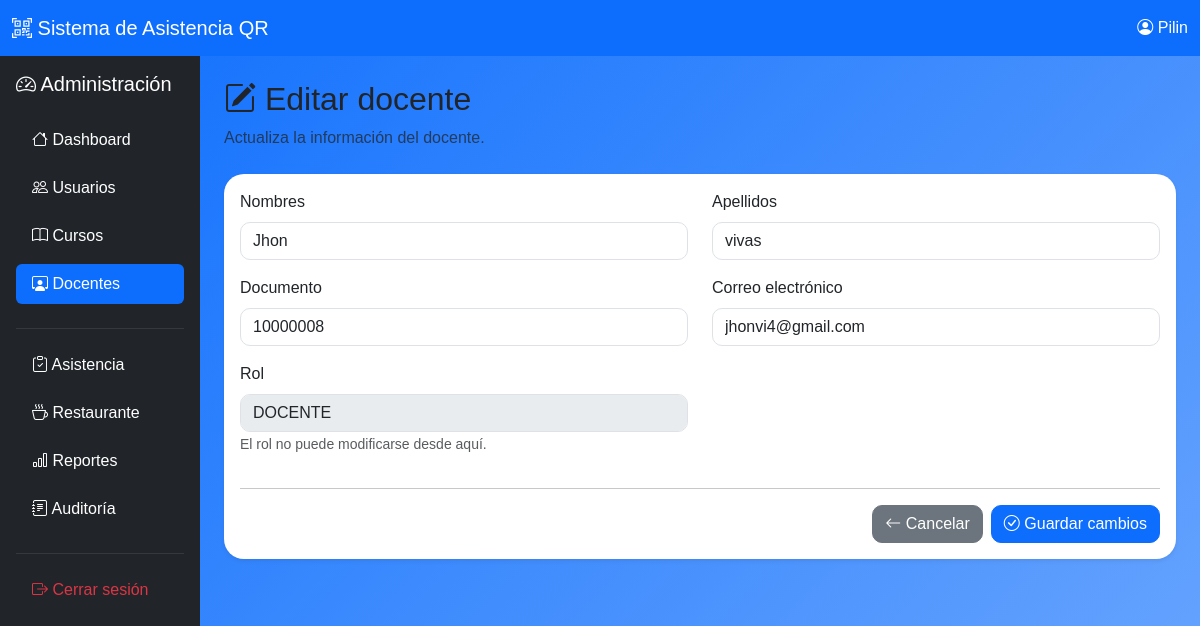
/admin/docente_editar.php?id=5 (signed in), run on the app's committed database.
### tables this page shows
CREATE TABLE `usuarios` (
  `id_usuario` int(11) NOT NULL,
  `id_rol` int(11) NOT NULL,
  `nombres` varchar(100) NOT NULL,
  `apellidos` varchar(100) NOT NULL,
  `documento` varchar(20) NOT NULL,
  `correo` varchar(150) NOT NULL,
  `password` varchar(255) NOT NULL,
  `estado` enum('ACTIVO','INACTIVO') DEFAULT 'ACTIVO',
  `fecha_creacion` timestamp NOT NULL DEFAULT current_timestamp()
);

### admin/docente_editar.php (the view, shortened to what this page needs)
<?php
require_once("../config/conexion.php");
$id_usuario = intval($_GET["id"]);
$sql = "
    SELECT
        id_usuario,
        nombres,
        apellidos,
        documento,
        correo,
        estado
    FROM usuarios
    WHERE id_usuario = ?
    AND id_rol = 2
";
$stmt = mysqli_prepare(
    $conexion,
    $sql
);
mysqli_stmt_bind_param(
    $stmt,
    "i",
    $id_usuario
);
mysqli_stmt_execute($stmt);
$resultado = mysqli_stmt_get_result($stmt);
$docente = mysqli_fetch_assoc($resultado);
?>
<!DOCTYPE html>
<html lang="es">
<head>
    <link
        href="https://cdn.jsdelivr.net/npm/bootstrap@5.3.7/dist/css/bootstrap.min.css"
        rel="stylesheet"
    >
    <link
        href="https://cdn.jsdelivr.net/npm/bootstrap-icons@1.13.1/font/bootstrap-icons.min.css"
        rel="stylesheet"
    >
    <link
        rel="stylesheet"
        href="../assets/css/estilos.css"
    >
</head>
<body class="bg-light">
<nav class="navbar navbar-dark bg-primary">
    <div class="container-fluid">
        <a
            href="dashboard.php"
            class="navbar-brand"
        >
            <i class="bi bi-qr-code-scan"></i>
            Sistema de Asistencia QR
        </a>
        <span class="text-white">
            <i class="bi bi-person-circle"></i>
            <?php
            echo htmlspecialchars(
                $_SESSION["nombre"]
            );
            ?>
        </span>
    </div>
</nav>
<div class="container-fluid">
    <div class="row">
        <aside class="col-md-2 bg-dark min-vh-100 p-3">
            <div class="text-white mb-4">
                <h5>
                    <i class="bi bi-speedometer2"></i>
                    Administración
                </h5>
            </div>
            <div class="nav flex-column nav-pills">
                <a
                    href="dashboard.php"
                    class="nav-link text-white mb-2"
                >
                    <i class="bi bi-house"></i>
                    Dashboard
                </a>
                <a
                    href="usuarios.php"
                    class="nav-link text-white mb-2"
                >
                    <i class="bi bi-people"></i>
                    Usuarios
                </a>
                <a
                    href="cursos.php"
                    class="nav-link text-white mb-2"
                >
                    <i class="bi bi-book"></i>
                    Cursos
                </a>
                <a
                    href="docentes.php"
                    class="nav-link active mb-2"
                >
                    <i class="bi bi-person-workspace"></i>
                    Docentes
                </a>
                <hr class="text-secondary">
                <a
                    href="asistencia.php"
                    class="nav-link text-white mb-2"
                >
                    <i class="bi bi-clipboard-check"></i>
                    Asistencia
                </a>
                <a
                    href="#"
                    class="nav-link text-white mb-2"
                >
                    <i class="bi bi-cup-hot"></i>
                    Restaurante
                </a>
                <a
                    href="#"
                    class="nav-link text-white mb-2"
                >
                    <i class="bi bi-bar-chart"></i>
                    Reportes
                </a>
                <a
                    href="#"
                    class="nav-link text-white mb-2"
                >
                    <i class="bi bi-journal-text"></i>
                    Auditoría
                </a>
                <hr class="text-secondary">
                <a
                    href="../auth/logout.php"
                    class="nav-link text-danger"
                >
                    <i class="bi bi-box-arrow-right"></i>
                    Cerrar sesión
                </a>
            </div>
        </aside>
        <main class="col-md-10 p-4">
            <div class="mb-4">
                <h2>
                    <i class="bi bi-pencil-square"></i>
                    Editar docente
                </h2>
                <p class="text-muted">
                    Actualiza la información del docente.
                </p>
            </div>
            <div class="card shadow-sm border-0">
                <div class="card-body">
                    <form
                        method="POST"
                        autocomplete="off"
                    >
                        <div class="row">
                            <div class="col-md-6 mb-3">
                                <label
                                    class="form-label"
                                >
                                    Nombres
                                </label>
                                <input
                                    type="text"
                                    name="nombres"
                                    class="form-control"
                                    required
                                    value="<?php echo htmlspecialchars($docente["nombres"]); ?>"
                                >
                            </div>
                            <div class="col-md-6 mb-3">
                                <label
                                    class="form-label"
                                >
                                    Apellidos
                                </label>
                                <input
                                    type="text"
                                    name="apellidos"
                                    class="form-control"
                                    required
                                    value="<?php echo htmlspecialchars($docente["apellidos"]); ?>"
                                >
                            </div>
                            <div class="col-md-6 mb-3">
                                <label
                                    class="form-label"
                                >
                                    Documento
                                </label>
                                <input
                                    type="text"
                                    name="documento"
                                    class="form-control"
                                    required
                                    value="<?php echo htmlspecialchars($docente["documento"]); ?>"
                                >
                            </div>
                            <div class="col-md-6 mb-3">
                                <label
                                    class="form-label"
                                >
                                    Correo electrónico
                                </label>
                                <input
                                    type="email"
                                    name="correo"
                                    class="form-control"
                                    required
                                    value="<?php echo htmlspecialchars($docente["correo"]); ?>"
                                >
                            </div>
                            <div class="col-md-6 mb-3">
                                <label
                                    class="form-label"
                                >
                                    Rol
                                </label>
                                <input
                                    type="text"
                                    class="form-control"
                                    value="DOCENTE"
                                    disabled
                                >
                                <small class="text-muted">
                                    El rol no puede modificarse desde aquí.
                                </small>
                            </div>
                        </div>
                        <hr>
                        <div class="d-flex justify-content-end gap-2">
                            <a
                                href="docentes.php"
                                class="btn btn-secondary"
                            >
                                <i class="bi bi-arrow-left"></i>
                                Cancelar
                            </a>
                            <button
                                type="submit"
                                class="btn btn-primary"
                            >
                                <i class="bi bi-check-circle"></i>
                                Guardar cambios
                            </button>
                        </div>
                    </form>
                </div>
            </div>
        </main>
    </div>
</div>
</body>
</html>

### assets/css/estilos.css (style rules this page uses)
body { background: linear-gradient(135deg,#0d6efd,#6ea8fe); font-family: Arial, Helvetica, sans-serif; }
.card { border:none; border-radius:20px; }
.form-control { border-radius:10px; }
.btn { border-radius:10px; }

### data on the page
usuarios: nombres "Jhon", apellidos "vivas", documento "10000008", correo "jhonvi4@gmail.com"

### other printed values
$_SESSION["nombre"] "Pilin"
